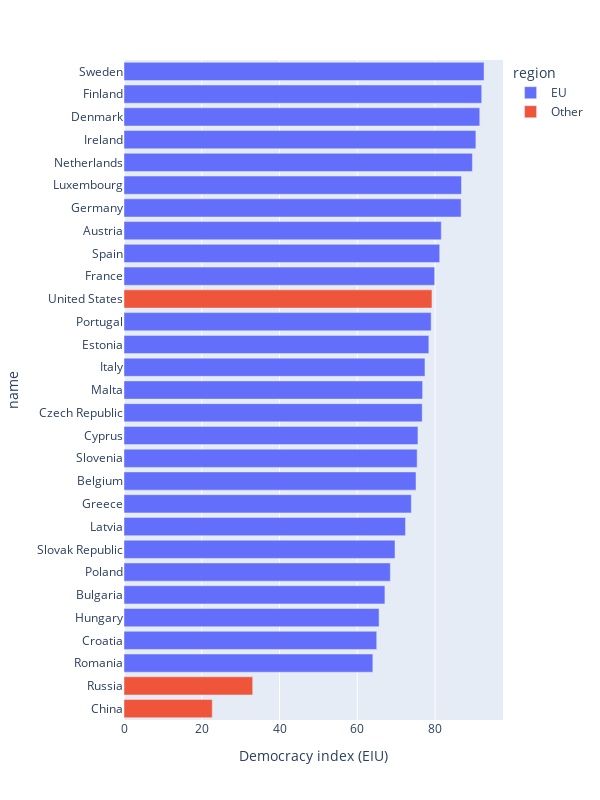

The notebook cell saved with this chart:
### Code cell
fig = px.bar(df, y = 'name', x = 'Democracy index (EIU)',
             color = 'region',
             width = 600, height = 800)

fig.update_layout(yaxis_categoryorder = 'total ascending')

fig.show()

### Figure 1 — Plotly figure (JSON) as saved in the notebook; plotly's stock layout.template omitted (floating-point values rounded to 4 significant figures)
{"data": [{"alignmentgroup": "True", "hovertemplate": "region=EU<br>Democracy index (EIU)=%{x}<br>name=%{y}<extra></extra>", "legendgroup": "EU", "marker": {"color": "#636efa", "pattern": {"shape": ""}}, "name": "EU", "offsetgroup": "EU", "orientation": "h", "showlegend": true, "textposition": "auto", "type": "bar", "x": [81.6, 75.1, 67.1, 65, 75.6, 76.7, 91.5, 78.4, 92, 79.9, 86.7, 73.9, 65.6, 90.5, 77.4, 72.4, 86.8, 76.8, 89.6, 68.5, 79, 64, 69.7, 75.4, 81.2, 92.6], "xaxis": "x", "y": ["Austria", "Belgium", "Bulgaria", "Croatia", "Cyprus", "Czech Republic", "Denmark", "Estonia", "Finland", "France", "Germany", "Greece", "Hungary", "Ireland", "Italy", "Latvia", "Luxembourg", "Malta", "Netherlands", "Poland", "Portugal", "Romania", "Slovak Republic", "Slovenia", "Spain", "Sweden"], "yaxis": "y"}, {"alignmentgroup": "True", "hovertemplate": "region=Other<br>Democracy index (EIU)=%{x}<br>name=%{y}<extra></extra>", "legendgroup": "Other", "marker": {"color": "#EF553B", "pattern": {"shape": ""}}, "name": "Other", "offsetgroup": "Other", "orientation": "h", "showlegend": true, "textposition": "auto", "type": "bar", "x": [22.7, 33.1, 79.2], "xaxis": "x", "y": ["China", "Russia", "United States"], "yaxis": "y"}], "layout": {"barmode": "relative", "height": 800, "legend": {"title": {"text": "region"}, "tracegroupgap": 0}, "margin": {"t": 60}, "width": 600, "xaxis": {"anchor": "y", "autorange": true, "domain": [0, 1], "range": [0, 97.47], "title": {"text": "Democracy index (EIU)"}, "type": "linear"}, "yaxis": {"anchor": "x", "autorange": true, "categoryorder": "total ascending", "domain": [0, 1], "range": [-0.5, 28.5], "title": {"text": "name"}, "type": "category"}}}
